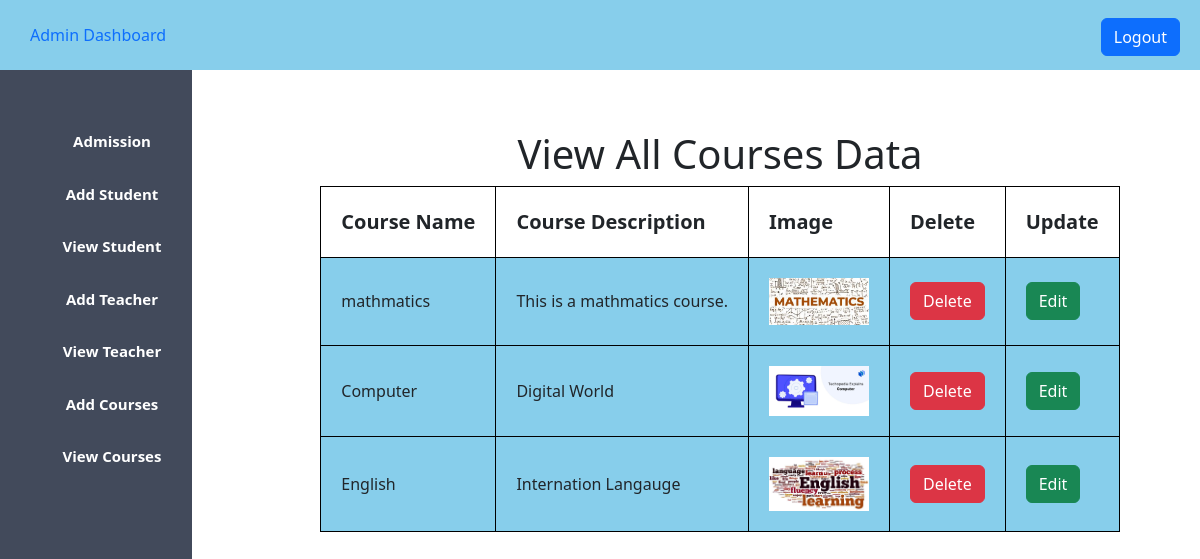
The page /admin_view_course.php (signed in) on the database its author committed.
### tables this page shows
CREATE TABLE `course` (
  `id` int(22) NOT NULL,
  `name` varchar(255) NOT NULL,
  `course_description` varchar(255) NOT NULL,
  `image` varchar(255) NOT NULL
);

### admin_view_course.php (the view, shortened to what this page needs)
<?php
$host="localhost";
$user="root";
$password="";
$db="schoolproject";
$data=mysqli_connect($host,$user,$password,$db);
$sql = "SELECT * FROM course";
$result=mysqli_query($data,$sql);
?>
<!DOCTYPE html>
<html lang="en">
<head>
    <?php
    include 'admin_css.php';
    ?>
</head>
<body>
    <?php
    include 'admin_sidebar.php';
    ?>
    <div class="content">
        <center>
            <h1>View All Courses Data</h1>
            <table>
                <tr>
                    <th class="table_th">Course Name</th>
                    <th class="table_th">Course Description</th>
                    <th class="table_th">Image</th>
                    <th class="table_th">Delete</th>
                    <th class="table_th">Update</th>
                </tr>
                <?php
                while($info=$result->fetch_assoc())
                { ?>
                <tr>
                    <td class="table_td">
                        <?php echo "{$info['name']}" ?>
                    </td>
                    <td class="table_td">
                        <?php echo "{$info['course_description']}" ?>
                    </td>
                    <td class="table_td">
                        <img src="<?php echo "{$info['image']}" ?>" alt="" width="100px">
                    </td>
                    <td class="table_td">
                        <?php
                        echo "
                        <a onClick= \"javascript:return confirm('are you sure to delete this');\" class='btn btn-danger' href='admin_view_course.php?course_id={$info['id']}'>
                        Delete
                        </a>";
                        ?>
                    </td>
                    <td class="table_td">
                        <?php
                        echo "
                        <a class='btn btn-success' href='admin_update_course.php?course_id={$info['id']}'>Edit</a>
                        ";
                        ?>
                    </td>
                </tr>
                <?php } ?>
            </table>
        </center>
    </div>
</body>
</html>

### admin.css (style rules this page uses)
* { margin: 0; padding: 0; }
a { text-decoration: none !important; }
.content { margin-top: 5%; margin-left: 20%; }

### admin_view_course.php (style rules this page uses)
.table_th { padding: 20px; font-size: 20px; border: 1px solid black; }
.table_td { padding: 20px; background-color: skyblue; border: 1px solid black; }

### rows shown on the page
course: name "mathmatics", course_description "This is a mathmatics course.", image (picture)
course: name "Computer", course_description "Digital World", image (picture)
course: name "English", course_description "Internation Langauge", image (picture)
